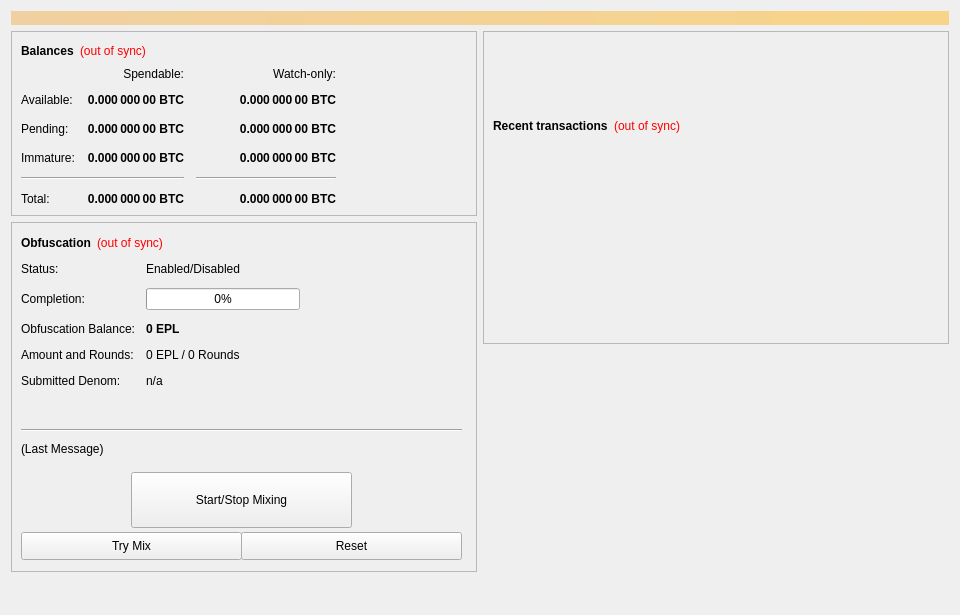
<?xml version="1.0" encoding="UTF-8"?>
<ui version="4.0">
 <class>OverviewPage</class>
 <widget class="QWidget" name="OverviewPage">
  <property name="geometry">
   <rect>
    <x>0</x>
    <y>0</y>
    <width>960</width>
    <height>615</height>
   </rect>
  </property>
  <property name="minimumSize">
   <size>
    <width>960</width>
    <height>0</height>
   </size>
  </property>
  <property name="windowTitle">
   <string>Form</string>
  </property>
  <layout class="QVBoxLayout" name="topLayout">
   <item>
    <widget class="QLabel" name="labelAlerts">
     <property name="visible">
      <bool>false</bool>
     </property>
     <property name="styleSheet">
      <string notr="true">background-color: qlineargradient(x1: 0, y1: 0, x2: 1, y2: 0, stop:0 #F0D0A0, stop:1 #F8D488); color:#000000;</string>
     </property>
     <property name="wordWrap">
      <bool>true</bool>
     </property>
     <property name="margin">
      <number>3</number>
     </property>
    </widget>
   </item>
   <item>
    <layout class="QHBoxLayout" name="horizontalLayout" stretch="1,1">
     <item>
      <layout class="QVBoxLayout" name="verticalLayout_2">
       <item>
        <widget class="QFrame" name="frame">
         <property name="frameShape">
          <enum>QFrame::StyledPanel</enum>
         </property>
         <property name="frameShadow">
          <enum>QFrame::Raised</enum>
         </property>
         <layout class="QVBoxLayout" name="verticalLayout_4">
          <item>
           <layout class="QHBoxLayout" name="horizontalLayout_4">
            <item>
             <widget class="QLabel" name="label_5">
              <property name="font">
               <font>
                <weight>75</weight>
                <bold>true</bold>
               </font>
              </property>
              <property name="text">
               <string>Balances</string>
              </property>
             </widget>
            </item>
            <item>
             <widget class="QLabel" name="labelWalletStatus">
              <property name="cursor">
               <cursorShape>WhatsThisCursor</cursorShape>
              </property>
              <property name="toolTip">
               <string>The displayed information may be out of date. Your wallet automatically synchronizes with the Ellerium network after a connection is established, but this process has not completed yet.</string>
              </property>
              <property name="styleSheet">
               <string notr="true">QLabel { color: red; }</string>
              </property>
              <property name="text">
               <string notr="true">(out of sync)</string>
              </property>
              <property name="alignment">
               <set>Qt::AlignLeading|Qt::AlignLeft|Qt::AlignVCenter</set>
              </property>
             </widget>
            </item>
            <item>
             <spacer name="horizontalSpacer_3">
              <property name="orientation">
               <enum>Qt::Horizontal</enum>
              </property>
              <property name="sizeHint" stdset="0">
               <size>
                <width>40</width>
                <height>20</height>
               </size>
              </property>
             </spacer>
            </item>
           </layout>
          </item>
          <item>
           <layout class="QGridLayout" name="gridLayout">
            <property name="spacing">
             <number>12</number>
            </property>
            <item row="2" column="2">
             <widget class="QLabel" name="labelWatchPending">
              <property name="font">
               <font>
                <weight>75</weight>
                <bold>true</bold>
               </font>
              </property>
              <property name="cursor">
               <cursorShape>IBeamCursor</cursorShape>
              </property>
              <property name="toolTip">
               <string>Unconfirmed transactions to watch-only addresses</string>
              </property>
              <property name="text">
               <string notr="true">0.000 000 00 BTC</string>
              </property>
              <property name="alignment">
               <set>Qt::AlignRight|Qt::AlignTrailing|Qt::AlignVCenter</set>
              </property>
              <property name="textInteractionFlags">
               <set>Qt::LinksAccessibleByMouse|Qt::TextSelectableByKeyboard|Qt::TextSelectableByMouse</set>
              </property>
             </widget>
            </item>
            <item row="2" column="1">
             <widget class="QLabel" name="labelUnconfirmed">
              <property name="font">
               <font>
                <weight>75</weight>
                <bold>true</bold>
               </font>
              </property>
              <property name="cursor">
               <cursorShape>IBeamCursor</cursorShape>
              </property>
              <property name="toolTip">
               <string>Total of transactions that have yet to be confirmed, and do not yet count toward the spendable balance</string>
              </property>
              <property name="text">
               <string notr="true">0.000 000 00 BTC</string>
              </property>
              <property name="alignment">
               <set>Qt::AlignRight|Qt::AlignTrailing|Qt::AlignVCenter</set>
              </property>
              <property name="textInteractionFlags">
               <set>Qt::LinksAccessibleByMouse|Qt::TextSelectableByKeyboard|Qt::TextSelectableByMouse</set>
              </property>
             </widget>
            </item>
            <item row="3" column="2">
             <widget class="QLabel" name="labelWatchImmature">
              <property name="font">
               <font>
                <weight>75</weight>
                <bold>true</bold>
               </font>
              </property>
              <property name="cursor">
               <cursorShape>IBeamCursor</cursorShape>
              </property>
              <property name="toolTip">
               <string>Staked or masternode rewards in watch-only addresses that has not yet matured</string>
              </property>
              <property name="text">
               <string notr="true">0.000 000 00 BTC</string>
              </property>
              <property name="alignment">
               <set>Qt::AlignRight|Qt::AlignTrailing|Qt::AlignVCenter</set>
              </property>
              <property name="textInteractionFlags">
               <set>Qt::LinksAccessibleByMouse|Qt::TextSelectableByKeyboard|Qt::TextSelectableByMouse</set>
              </property>
             </widget>
            </item>
            <item row="4" column="0" colspan="2">
             <widget class="Line" name="lineSpendableBalance">
              <property name="orientation">
               <enum>Qt::Horizontal</enum>
              </property>
             </widget>
            </item>
            <item row="4" column="2">
             <widget class="Line" name="lineWatchBalance">
              <property name="sizePolicy">
               <sizepolicy hsizetype="Preferred" vsizetype="Fixed">
                <horstretch>0</horstretch>
                <verstretch>0</verstretch>
               </sizepolicy>
              </property>
              <property name="minimumSize">
               <size>
                <width>140</width>
                <height>0</height>
               </size>
              </property>
              <property name="orientation">
               <enum>Qt::Horizontal</enum>
              </property>
             </widget>
            </item>
            <item row="5" column="0">
             <widget class="QLabel" name="labelTotalText">
              <property name="text">
               <string>Total:</string>
              </property>
             </widget>
            </item>
            <item row="3" column="1">
             <widget class="QLabel" name="labelImmature">
              <property name="font">
               <font>
                <weight>75</weight>
                <bold>true</bold>
               </font>
              </property>
              <property name="cursor">
               <cursorShape>IBeamCursor</cursorShape>
              </property>
              <property name="toolTip">
               <string>Staked or masternode rewards that has not yet matured</string>
              </property>
              <property name="text">
               <string notr="true">0.000 000 00 BTC</string>
              </property>
              <property name="alignment">
               <set>Qt::AlignRight|Qt::AlignTrailing|Qt::AlignVCenter</set>
              </property>
              <property name="textInteractionFlags">
               <set>Qt::LinksAccessibleByMouse|Qt::TextSelectableByKeyboard|Qt::TextSelectableByMouse</set>
              </property>
             </widget>
            </item>
            <item row="2" column="3">
             <spacer name="horizontalSpacer_2">
              <property name="orientation">
               <enum>Qt::Horizontal</enum>
              </property>
              <property name="sizeHint" stdset="0">
               <size>
                <width>40</width>
                <height>20</height>
               </size>
              </property>
             </spacer>
            </item>
            <item row="3" column="0">
             <widget class="QLabel" name="labelImmatureText">
              <property name="text">
               <string>Immature:</string>
              </property>
             </widget>
            </item>
            <item row="5" column="1">
             <widget class="QLabel" name="labelTotal">
              <property name="font">
               <font>
                <weight>75</weight>
                <bold>true</bold>
               </font>
              </property>
              <property name="cursor">
               <cursorShape>IBeamCursor</cursorShape>
              </property>
              <property name="toolTip">
               <string>Your current total balance</string>
              </property>
              <property name="text">
               <string notr="true">0.000 000 00 BTC</string>
              </property>
              <property name="alignment">
               <set>Qt::AlignRight|Qt::AlignTrailing|Qt::AlignVCenter</set>
              </property>
              <property name="textInteractionFlags">
               <set>Qt::LinksAccessibleByMouse|Qt::TextSelectableByKeyboard|Qt::TextSelectableByMouse</set>
              </property>
             </widget>
            </item>
            <item row="5" column="2">
             <widget class="QLabel" name="labelWatchTotal">
              <property name="font">
               <font>
                <weight>75</weight>
                <bold>true</bold>
               </font>
              </property>
              <property name="cursor">
               <cursorShape>IBeamCursor</cursorShape>
              </property>
              <property name="toolTip">
               <string>Current total balance in watch-only addresses</string>
              </property>
              <property name="text">
               <string notr="true">0.000 000 00 BTC</string>
              </property>
              <property name="alignment">
               <set>Qt::AlignRight|Qt::AlignTrailing|Qt::AlignVCenter</set>
              </property>
              <property name="textInteractionFlags">
               <set>Qt::LinksAccessibleByMouse|Qt::TextSelectableByKeyboard|Qt::TextSelectableByMouse</set>
              </property>
             </widget>
            </item>
            <item row="0" column="2">
             <widget class="QLabel" name="labelWatchonly">
              <property name="text">
               <string>Watch-only:</string>
              </property>
              <property name="alignment">
               <set>Qt::AlignRight|Qt::AlignTrailing|Qt::AlignVCenter</set>
              </property>
             </widget>
            </item>
            <item row="1" column="0">
             <widget class="QLabel" name="labelBalanceText">
              <property name="text">
               <string>Available:</string>
              </property>
             </widget>
            </item>
            <item row="1" column="1">
             <widget class="QLabel" name="labelBalance">
              <property name="font">
               <font>
                <weight>75</weight>
                <bold>true</bold>
               </font>
              </property>
              <property name="cursor">
               <cursorShape>IBeamCursor</cursorShape>
              </property>
              <property name="toolTip">
               <string>Your current spendable balance</string>
              </property>
              <property name="text">
               <string notr="true">0.000 000 00 BTC</string>
              </property>
              <property name="alignment">
               <set>Qt::AlignRight|Qt::AlignTrailing|Qt::AlignVCenter</set>
              </property>
              <property name="textInteractionFlags">
               <set>Qt::LinksAccessibleByMouse|Qt::TextSelectableByKeyboard|Qt::TextSelectableByMouse</set>
              </property>
             </widget>
            </item>
            <item row="1" column="2">
             <widget class="QLabel" name="labelWatchAvailable">
              <property name="font">
               <font>
                <weight>75</weight>
                <bold>true</bold>
               </font>
              </property>
              <property name="cursor">
               <cursorShape>IBeamCursor</cursorShape>
              </property>
              <property name="toolTip">
               <string>Your current balance in watch-only addresses</string>
              </property>
              <property name="text">
               <string notr="true">0.000 000 00 BTC</string>
              </property>
              <property name="alignment">
               <set>Qt::AlignRight|Qt::AlignTrailing|Qt::AlignVCenter</set>
              </property>
              <property name="textInteractionFlags">
               <set>Qt::LinksAccessibleByMouse|Qt::TextSelectableByKeyboard|Qt::TextSelectableByMouse</set>
              </property>
             </widget>
            </item>
            <item row="2" column="0">
             <widget class="QLabel" name="labelPendingText">
              <property name="text">
               <string>Pending:</string>
              </property>
             </widget>
            </item>
            <item row="0" column="1">
             <widget class="QLabel" name="labelSpendable">
              <property name="text">
               <string>Spendable:</string>
              </property>
              <property name="alignment">
               <set>Qt::AlignRight|Qt::AlignTrailing|Qt::AlignVCenter</set>
              </property>
             </widget>
            </item>
           </layout>
          </item>
         </layout>
        </widget>
       </item>
       <item>
        <widget class="QFrame" name="frameObfuscation">
         <property name="minimumSize">
          <size>
           <width>0</width>
           <height>350</height>
          </size>
         </property>
         <property name="layoutDirection">
          <enum>Qt::LeftToRight</enum>
         </property>
         <property name="frameShape">
          <enum>QFrame::StyledPanel</enum>
         </property>
         <property name="frameShadow">
          <enum>QFrame::Raised</enum>
         </property>
         <widget class="QWidget" name="formLayoutWidget">
          <property name="geometry">
           <rect>
            <x>10</x>
            <y>40</y>
            <width>451</width>
            <height>161</height>
           </rect>
          </property>
          <layout class="QFormLayout" name="formLayout">
           <property name="fieldGrowthPolicy">
            <enum>QFormLayout::AllNonFixedFieldsGrow</enum>
           </property>
           <property name="horizontalSpacing">
            <number>11</number>
           </property>
           <property name="verticalSpacing">
            <number>12</number>
           </property>
           <item row="0" column="0">
            <widget class="QLabel" name="label_6">
             <property name="text">
              <string>Status:</string>
             </property>
            </widget>
           </item>
           <item row="1" column="0">
            <widget class="QLabel" name="label_7">
             <property name="text">
              <string>Completion:</string>
             </property>
            </widget>
           </item>
           <item row="1" column="1">
            <widget class="QProgressBar" name="obfuscationProgress">
             <property name="maximumSize">
              <size>
               <width>154</width>
               <height>16777215</height>
              </size>
             </property>
             <property name="value">
              <number>0</number>
             </property>
            </widget>
           </item>
           <item row="2" column="0">
            <widget class="QLabel" name="labelAnonymizedText">
             <property name="text">
              <string>Obfuscation Balance:</string>
             </property>
            </widget>
           </item>
           <item row="2" column="1">
            <widget class="QLabel" name="labelAnonymized">
             <property name="font">
              <font>
               <weight>75</weight>
               <bold>true</bold>
              </font>
             </property>
             <property name="text">
              <string notr="true">0 EPL</string>
             </property>
            </widget>
           </item>
           <item row="3" column="0">
            <widget class="QLabel" name="label_8">
             <property name="text">
              <string>Amount and Rounds:</string>
             </property>
            </widget>
           </item>
           <item row="3" column="1">
            <widget class="QLabel" name="labelAmountRounds">
             <property name="text">
              <string>0 EPL / 0 Rounds</string>
             </property>
            </widget>
           </item>
           <item row="4" column="0">
            <widget class="QLabel" name="label_9">
             <property name="text">
              <string>Submitted Denom:</string>
             </property>
            </widget>
           </item>
           <item row="4" column="1">
            <widget class="QLabel" name="labelSubmittedDenom">
             <property name="toolTip">
              <string>The denominations you submitted to the Masternode.&lt;br&gt;To mix, other users must submit the exact same denominations.</string>
             </property>
             <property name="text">
              <string>n/a</string>
             </property>
            </widget>
           </item>
           <item row="0" column="1">
            <widget class="QLabel" name="obfuscationEnabled">
             <property name="text">
              <string>Enabled/Disabled</string>
             </property>
            </widget>
           </item>
          </layout>
         </widget>
         <widget class="QPushButton" name="runAutoDenom">
          <property name="geometry">
           <rect>
            <x>251</x>
            <y>17</y>
            <width>1</width>
            <height>1</height>
           </rect>
          </property>
          <property name="palette">
           <palette>
            <active>
             <colorrole role="WindowText">
              <brush brushstyle="SolidPattern">
               <color alpha="255">
                <red>0</red>
                <green>0</green>
                <blue>0</blue>
               </color>
              </brush>
             </colorrole>
             <colorrole role="Button">
              <brush brushstyle="SolidPattern">
               <color alpha="255">
                <red>239</red>
                <green>238</green>
                <blue>238</blue>
               </color>
              </brush>
             </colorrole>
             <colorrole role="Light">
              <brush brushstyle="SolidPattern">
               <color alpha="255">
                <red>255</red>
                <green>255</green>
                <blue>255</blue>
               </color>
              </brush>
             </colorrole>
             <colorrole role="Midlight">
              <brush brushstyle="SolidPattern">
               <color alpha="255">
                <red>247</red>
                <green>246</green>
                <blue>246</blue>
               </color>
              </brush>
             </colorrole>
             <colorrole role="Dark">
              <brush brushstyle="SolidPattern">
               <color alpha="255">
                <red>119</red>
                <green>119</green>
                <blue>119</blue>
               </color>
              </brush>
             </colorrole>
             <colorrole role="Mid">
              <brush brushstyle="SolidPattern">
               <color alpha="255">
                <red>159</red>
                <green>159</green>
                <blue>159</blue>
               </color>
              </brush>
             </colorrole>
             <colorrole role="Text">
              <brush brushstyle="SolidPattern">
               <color alpha="255">
                <red>0</red>
                <green>0</green>
                <blue>0</blue>
               </color>
              </brush>
             </colorrole>
             <colorrole role="BrightText">
              <brush brushstyle="SolidPattern">
               <color alpha="255">
                <red>255</red>
                <green>255</green>
                <blue>255</blue>
               </color>
              </brush>
             </colorrole>
             <colorrole role="ButtonText">
              <brush brushstyle="SolidPattern">
               <color alpha="255">
                <red>0</red>
                <green>0</green>
                <blue>0</blue>
               </color>
              </brush>
             </colorrole>
             <colorrole role="Base">
              <brush brushstyle="SolidPattern">
               <color alpha="255">
                <red>255</red>
                <green>255</green>
                <blue>255</blue>
               </color>
              </brush>
             </colorrole>
             <colorrole role="Window">
              <brush brushstyle="SolidPattern">
               <color alpha="255">
                <red>239</red>
                <green>238</green>
                <blue>238</blue>
               </color>
              </brush>
             </colorrole>
             <colorrole role="Shadow">
              <brush brushstyle="SolidPattern">
               <color alpha="255">
                <red>0</red>
                <green>0</green>
                <blue>0</blue>
               </color>
              </brush>
             </colorrole>
             <colorrole role="AlternateBase">
              <brush brushstyle="SolidPattern">
               <color alpha="255">
                <red>247</red>
                <green>246</green>
                <blue>246</blue>
               </color>
              </brush>
             </colorrole>
             <colorrole role="ToolTipBase">
              <brush brushstyle="SolidPattern">
               <color alpha="255">
                <red>255</red>
                <green>255</green>
                <blue>220</blue>
               </color>
              </brush>
             </colorrole>
             <colorrole role="ToolTipText">
              <brush brushstyle="SolidPattern">
               <color alpha="255">
                <red>0</red>
                <green>0</green>
                <blue>0</blue>
               </color>
              </brush>
             </colorrole>
            </active>
            <inactive>
             <colorrole role="WindowText">
              <brush brushstyle="SolidPattern">
               <color alpha="255">
                <red>0</red>
                <green>0</green>
                <blue>0</blue>
               </color>
              </brush>
             </colorrole>
             <colorrole role="Button">
              <brush brushstyle="SolidPattern">
               <color alpha="255">
                <red>239</red>
                <green>238</green>
                <blue>238</blue>
               </color>
              </brush>
             </colorrole>
             <colorrole role="Light">
              <brush brushstyle="SolidPattern">
               <color alpha="255">
                <red>255</red>
                <green>255</green>
                <blue>255</blue>
               </color>
              </brush>
             </colorrole>
             <colorrole role="Midlight">
              <brush brushstyle="SolidPattern">
               <color alpha="255">
                <red>247</red>
                <green>246</green>
                <blue>246</blue>
               </color>
              </brush>
             </colorrole>
             <colorrole role="Dark">
              <brush brushstyle="SolidPattern">
               <color alpha="255">
                <red>119</red>
                <green>119</green>
                <blue>119</blue>
               </color>
              </brush>
             </colorrole>
             <colorrole role="Mid">
              <brush brushstyle="SolidPattern">
               <color alpha="255">
                <red>159</red>
                <green>159</green>
                <blue>159</blue>
               </color>
              </brush>
             </colorrole>
             <colorrole role="Text">
              <brush brushstyle="SolidPattern">
               <color alpha="255">
                <red>0</red>
                <green>0</green>
                <blue>0</blue>
               </color>
              </brush>
             </colorrole>
             <colorrole role="BrightText">
              <brush brushstyle="SolidPattern">
               <color alpha="255">
                <red>255</red>
                <green>255</green>
                <blue>255</blue>
               </color>
              </brush>
             </colorrole>
             <colorrole role="ButtonText">
              <brush brushstyle="SolidPattern">
               <color alpha="255">
                <red>0</red>
                <green>0</green>
                <blue>0</blue>
               </color>
              </brush>
             </colorrole>
             <colorrole role="Base">
              <brush brushstyle="SolidPattern">
               <color alpha="255">
                <red>255</red>
                <green>255</green>
                <blue>255</blue>
               </color>
              </brush>
             </colorrole>
             <colorrole role="Window">
              <brush brushstyle="SolidPattern">
               <color alpha="255">
                <red>239</red>
                <green>238</green>
                <blue>238</blue>
               </color>
              </brush>
             </colorrole>
             <colorrole role="Shadow">
              <brush brushstyle="SolidPattern">
               <color alpha="255">
                <red>0</red>
                <green>0</green>
                <blue>0</blue>
               </color>
              </brush>
             </colorrole>
             <colorrole role="AlternateBase">
              <brush brushstyle="SolidPattern">
               <color alpha="255">
                <red>247</red>
                <green>246</green>
                <blue>246</blue>
               </color>
              </brush>
             </colorrole>
             <colorrole role="ToolTipBase">
              <brush brushstyle="SolidPattern">
               <color alpha="255">
                <red>255</red>
                <green>255</green>
                <blue>220</blue>
               </color>
              </brush>
             </colorrole>
             <colorrole role="ToolTipText">
              <brush brushstyle="SolidPattern">
               <color alpha="255">
                <red>0</red>
                <green>0</green>
                <blue>0</blue>
               </color>
              </brush>
             </colorrole>
            </inactive>
            <disabled>
             <colorrole role="WindowText">
              <brush brushstyle="SolidPattern">
               <color alpha="255">
                <red>119</red>
                <green>119</green>
                <blue>119</blue>
               </color>
              </brush>
             </colorrole>
             <colorrole role="Button">
              <brush brushstyle="SolidPattern">
               <color alpha="255">
                <red>239</red>
                <green>238</green>
                <blue>238</blue>
               </color>
              </brush>
             </colorrole>
             <colorrole role="Light">
              <brush brushstyle="SolidPattern">
               <color alpha="255">
                <red>255</red>
                <green>255</green>
                <blue>255</blue>
               </color>
              </brush>
             </colorrole>
             <colorrole role="Midlight">
              <brush brushstyle="SolidPattern">
               <color alpha="255">
                <red>247</red>
                <green>246</green>
                <blue>246</blue>
               </color>
              </brush>
             </colorrole>
             <colorrole role="Dark">
              <brush brushstyle="SolidPattern">
               <color alpha="255">
                <red>119</red>
                <green>119</green>
                <blue>119</blue>
               </color>
              </brush>
             </colorrole>
             <colorrole role="Mid">
              <brush brushstyle="SolidPattern">
               <color alpha="255">
                <red>159</red>
                <green>159</green>
                <blue>159</blue>
               </color>
              </brush>
             </colorrole>
             <colorrole role="Text">
              <brush brushstyle="SolidPattern">
               <color alpha="255">
                <red>119</red>
                <green>119</green>
                <blue>119</blue>
               </color>
              </brush>
             </colorrole>
             <colorrole role="BrightText">
              <brush brushstyle="SolidPattern">
               <color alpha="255">
                <red>255</red>
                <green>255</green>
                <blue>255</blue>
               </color>
              </brush>
             </colorrole>
             <colorrole role="ButtonText">
              <brush brushstyle="SolidPattern">
               <color alpha="255">
                <red>119</red>
                <green>119</green>
                <blue>119</blue>
               </color>
              </brush>
             </colorrole>
             <colorrole role="Base">
              <brush brushstyle="SolidPattern">
               <color alpha="255">
                <red>239</red>
                <green>238</green>
                <blue>238</blue>
               </color>
              </brush>
             </colorrole>
             <colorrole role="Window">
              <brush brushstyle="SolidPattern">
               <color alpha="255">
                <red>239</red>
                <green>238</green>
                <blue>238</blue>
               </color>
              </brush>
             </colorrole>
             <colorrole role="Shadow">
              <brush brushstyle="SolidPattern">
               <color alpha="255">
                <red>0</red>
                <green>0</green>
                <blue>0</blue>
               </color>
              </brush>
             </colorrole>
             <colorrole role="AlternateBase">
              <brush brushstyle="SolidPattern">
               <color alpha="255">
                <red>239</red>
                <green>238</green>
                <blue>238</blue>
               </color>
              </brush>
             </colorrole>
             <colorrole role="ToolTipBase">
              <brush brushstyle="SolidPattern">
               <color alpha="255">
                <red>255</red>
                <green>255</green>
                <blue>220</blue>
               </color>
              </brush>
             </colorrole>
             <colorrole role="ToolTipText">
              <brush brushstyle="SolidPattern">
               <color alpha="255">
                <red>0</red>
                <green>0</green>
                <blue>0</blue>
               </color>
              </brush>
             </colorrole>
            </disabled>
           </palette>
          </property>
          <property name="focusPolicy">
           <enum>Qt::NoFocus</enum>
          </property>
          <property name="autoFillBackground">
           <bool>true</bool>
          </property>
          <property name="text">
           <string/>
          </property>
          <property name="flat">
           <bool>true</bool>
          </property>
         </widget>
         <widget class="QPushButton" name="toggleObfuscation">
          <property name="geometry">
           <rect>
            <x>120</x>
            <y>250</y>
            <width>221</width>
            <height>56</height>
           </rect>
          </property>
          <property name="sizePolicy">
           <sizepolicy hsizetype="MinimumExpanding" vsizetype="Fixed">
            <horstretch>0</horstretch>
            <verstretch>0</verstretch>
           </sizepolicy>
          </property>
          <property name="text">
           <string>Start/Stop Mixing</string>
          </property>
         </widget>
         <widget class="Line" name="lineLastMessage">
          <property name="geometry">
           <rect>
            <x>10</x>
            <y>200</y>
            <width>441</width>
            <height>16</height>
           </rect>
          </property>
          <property name="orientation">
           <enum>Qt::Horizontal</enum>
          </property>
         </widget>
         <widget class="QLabel" name="obfuscationStatus">
          <property name="geometry">
           <rect>
            <x>10</x>
            <y>220</y>
            <width>451</width>
            <height>61</height>
           </rect>
          </property>
          <property name="minimumSize">
           <size>
            <width>288</width>
            <height>43</height>
           </size>
          </property>
          <property name="text">
           <string>(Last Message)</string>
          </property>
          <property name="alignment">
           <set>Qt::AlignLeading|Qt::AlignLeft|Qt::AlignTop</set>
          </property>
          <property name="wordWrap">
           <bool>true</bool>
          </property>
         </widget>
         <widget class="QPushButton" name="obfuscationAuto">
          <property name="geometry">
           <rect>
            <x>10</x>
            <y>310</y>
            <width>221</width>
            <height>28</height>
           </rect>
          </property>
          <property name="sizePolicy">
           <sizepolicy hsizetype="MinimumExpanding" vsizetype="Fixed">
            <horstretch>0</horstretch>
            <verstretch>0</verstretch>
           </sizepolicy>
          </property>
          <property name="toolTip">
           <string>Try to manually submit a Obfuscation request.</string>
          </property>
          <property name="text">
           <string>Try Mix</string>
          </property>
         </widget>
         <widget class="QPushButton" name="obfuscationReset">
          <property name="geometry">
           <rect>
            <x>230</x>
            <y>310</y>
            <width>221</width>
            <height>28</height>
           </rect>
          </property>
          <property name="sizePolicy">
           <sizepolicy hsizetype="MinimumExpanding" vsizetype="Fixed">
            <horstretch>0</horstretch>
            <verstretch>0</verstretch>
           </sizepolicy>
          </property>
          <property name="toolTip">
           <string>Reset the current status of Obfuscation (can interrupt Obfuscation if it's in the process of Mixing, which can cost you money!)</string>
          </property>
          <property name="autoFillBackground">
           <bool>false</bool>
          </property>
          <property name="text">
           <string>Reset</string>
          </property>
         </widget>
         <widget class="QWidget" name="layoutWidget">
          <property name="geometry">
           <rect>
            <x>10</x>
            <y>10</y>
            <width>431</width>
            <height>22</height>
           </rect>
          </property>
          <layout class="QHBoxLayout" name="horizontalLayout_5">
           <item>
            <widget class="QLabel" name="label_2">
             <property name="font">
              <font>
               <weight>75</weight>
               <bold>true</bold>
              </font>
             </property>
             <property name="text">
              <string>Obfuscation</string>
             </property>
            </widget>
           </item>
           <item>
            <widget class="QLabel" name="labelObfuscationSyncStatus">
             <property name="toolTip">
              <string>The displayed information may be out of date. Your wallet automatically synchronizes with the Ellerium network after a connection is established, but this process has not completed yet.</string>
             </property>
             <property name="styleSheet">
              <string notr="true">QLabel { color: red; }</string>
             </property>
             <property name="text">
              <string notr="true">(out of sync)</string>
             </property>
             <property name="alignment">
              <set>Qt::AlignLeading|Qt::AlignLeft|Qt::AlignVCenter</set>
             </property>
            </widget>
           </item>
           <item>
            <spacer name="horizontalSpacer_4">
             <property name="orientation">
              <enum>Qt::Horizontal</enum>
             </property>
             <property name="sizeHint" stdset="0">
              <size>
               <width>40</width>
               <height>20</height>
              </size>
             </property>
            </spacer>
           </item>
          </layout>
         </widget>
        </widget>
       </item>
       <item>
        <spacer name="verticalSpacer">
         <property name="orientation">
          <enum>Qt::Vertical</enum>
         </property>
         <property name="sizeHint" stdset="0">
          <size>
           <width>20</width>
           <height>40</height>
          </size>
         </property>
        </spacer>
       </item>
      </layout>
     </item>
     <item>
      <layout class="QVBoxLayout" name="verticalLayout_3">
       <item>
        <widget class="QFrame" name="frame_2">
         <property name="frameShape">
          <enum>QFrame::StyledPanel</enum>
         </property>
         <property name="frameShadow">
          <enum>QFrame::Raised</enum>
         </property>
         <layout class="QVBoxLayout" name="verticalLayout">
          <item>
           <spacer name="verticalSpacer_3">
            <property name="orientation">
             <enum>Qt::Vertical</enum>
            </property>
            <property name="sizeType">
             <enum>QSizePolicy::Fixed</enum>
            </property>
            <property name="sizeHint" stdset="0">
             <size>
              <width>20</width>
              <height>75</height>
             </size>
            </property>
           </spacer>
          </item>
          <item>
           <layout class="QHBoxLayout" name="horizontalLayout_2">
            <item>
             <widget class="QLabel" name="label_4">
              <property name="font">
               <font>
                <weight>75</weight>
                <bold>true</bold>
               </font>
              </property>
              <property name="text">
               <string>Recent transactions</string>
              </property>
             </widget>
            </item>
            <item>
             <widget class="QLabel" name="labelTransactionsStatus">
              <property name="cursor">
               <cursorShape>WhatsThisCursor</cursorShape>
              </property>
              <property name="toolTip">
               <string>The displayed information may be out of date. Your wallet automatically synchronizes with the Ellerium network after a connection is established, but this process has not completed yet.</string>
              </property>
              <property name="styleSheet">
               <string notr="true">QLabel { color: red; }</string>
              </property>
              <property name="text">
               <string notr="true">(out of sync)</string>
              </property>
              <property name="alignment">
               <set>Qt::AlignRight|Qt::AlignTrailing|Qt::AlignVCenter</set>
              </property>
             </widget>
            </item>
            <item>
             <spacer name="horizontalSpacer">
              <property name="orientation">
               <enum>Qt::Horizontal</enum>
              </property>
              <property name="sizeHint" stdset="0">
               <size>
                <width>40</width>
                <height>20</height>
               </size>
              </property>
             </spacer>
            </item>
           </layout>
          </item>
          <item>
           <widget class="QListView" name="listTransactions">
            <property name="styleSheet">
             <string notr="true">QListView { background: transparent; }</string>
            </property>
            <property name="frameShape">
             <enum>QFrame::NoFrame</enum>
            </property>
            <property name="verticalScrollBarPolicy">
             <enum>Qt::ScrollBarAlwaysOff</enum>
            </property>
            <property name="horizontalScrollBarPolicy">
             <enum>Qt::ScrollBarAlwaysOff</enum>
            </property>
            <property name="selectionMode">
             <enum>QAbstractItemView::NoSelection</enum>
            </property>
           </widget>
          </item>
         </layout>
        </widget>
       </item>
       <item>
        <spacer name="verticalSpacer_2">
         <property name="orientation">
          <enum>Qt::Vertical</enum>
         </property>
         <property name="sizeType">
          <enum>QSizePolicy::Expanding</enum>
         </property>
         <property name="sizeHint" stdset="0">
          <size>
           <width>20</width>
           <height>40</height>
          </size>
         </property>
        </spacer>
       </item>
      </layout>
     </item>
    </layout>
   </item>
  </layout>
 </widget>
 <resources/>
 <connections/>
</ui>
